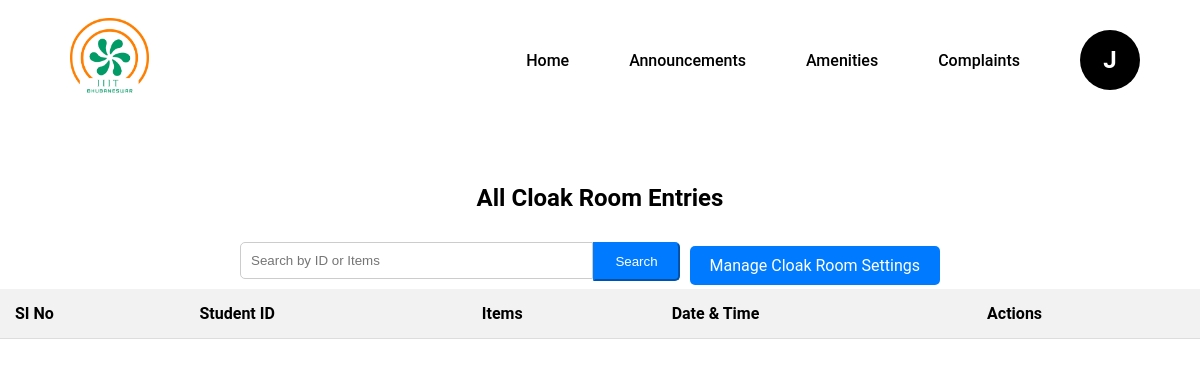
Page /cloak_room/entries/ (signed in) on the earlier database version.
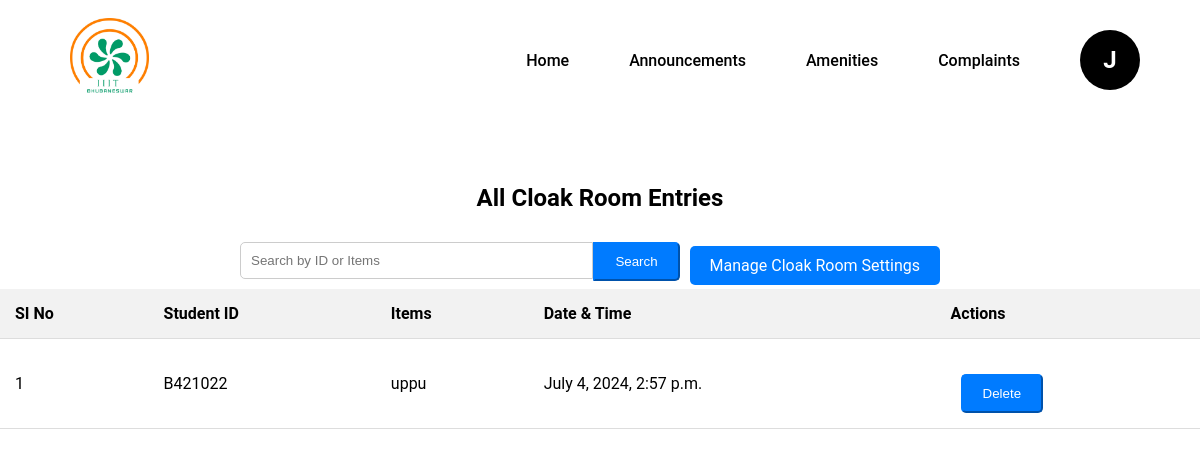
Same page on the later database version.
### users/models.py (models this page shows, shortened)
class CloakRoomEntry(models.Model):
    student = models.ForeignKey(User, on_delete=models.CASCADE)    #, limit_choices_to={'groups__name': 'Students'}
    items = models.TextField()
    date_time_stored = models.DateTimeField(default=timezone.now)

### users/views.py (the view)
# urls.py: path('cloak_room/entries/', views.view_all_cloak_room_entries, name='view_all_cloak_room_entries'),
@login_required
def view_all_cloak_room_entries(request):
    query = request.GET.get('q')
    if query:
        entries = CloakRoomEntry.objects.filter(Q(student__username__icontains=query)
                                              | Q(items__icontains=query)
                                              | Q(date_time_stored__icontains=query))
    else:
        entries = CloakRoomEntry.objects.all()
    return render(request, 'cloak_room/view_all_cloak_room_entries.html', {'entries': entries})

### users/context_processors.py (called while the page is built)
def cloak_room_settings(request):
    settings = CloakRoomSettings.objects.first()
    return {
        'settings': settings
    }

### users/templates/cloak_room/view_all_cloak_room_entries.html (shortened to what this page needs)
{% extends "faculty_base.html" %}
{% block content %}
{% load static %}
<link rel="stylesheet" href="{% static 'css/cloak_room_styles.css' %}">
<div class="container mt-4">
  <h2>All Cloak Room Entries</h2>
  <div class="row mb-3 justify-content-center">
    <div class="col-md-12">
        <form method="GET" class="form-inline search-bar d-flex justify-content-center align-items-center">
            <div class="input-group">
                <input type="text" class="form-control form-control-lg" name="q" placeholder="Search by ID or Items" value="{{ request.GET.q }}">
                <div class="input-group-append">
                    <button type="submit" class="btn btn-primary btn-lg">Search</button>
                </div>
                {% if user.is_authenticated %}
                <div class="button-group ml-3 d-flex align-items-center">
                    <a href="{% url 'manage_cloak_room_settings' %}" class="btn btn-primary btn-lg">Manage Cloak Room Settings</a>
                </div>
                {% endif %}
            </div>
        </form>
    </div>
</div>
 <table class="table table-striped mt-3">
    <thead>
      <tr>
        <th>SI No</th>
        <th>Student ID</th>
        <th>Items</th>
        <th>Date & Time</th>
        <th>Actions</th>
      </tr>
    </thead>
    <tbody>
      {% for entry in entries %}
        <tr>
          <td>{{ forloop.counter }}</td>
          <td>{{ entry.student.username|capfirst }}</td>
          <td>{{ entry.items }}</td>
          <td>{{ entry.date_time_stored }}</td>
          <td>
            <form method="post" action="{% url 'delete_cloak_room_entry' entry.id %}">
              <button type="submit" class="btn btn-edit-delete btn-lg">Delete</button>
            </form>
          </td>
        </tr>
      {% endfor %}
    </tbody>
  </table>
</div>
{% endblock %}

Differences in the rows shown:
added CloakRoomEntry: student.username "B421022", items "uppu", date_time_stored "July 4, 2024, 2:57 p.m."
